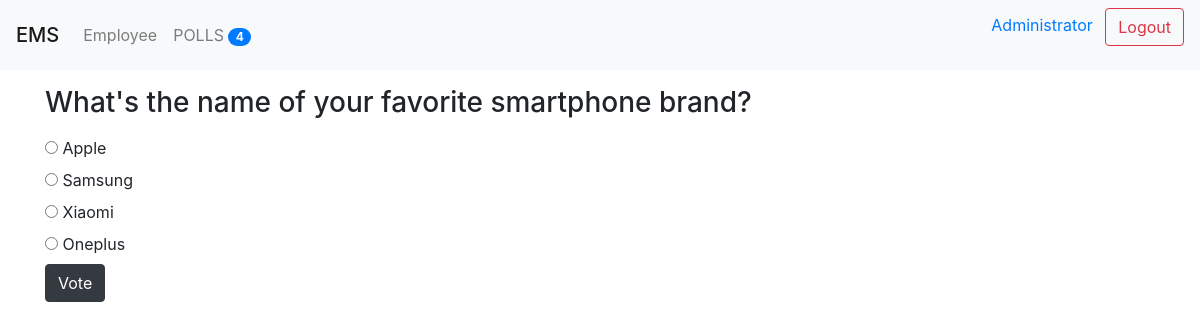
The page /polls/3/ (signed in) on the database its author committed.
### poll/models.py (models this page shows, shortened)
class Question(models.Model):
    title       = models.TextField(null=True, blank=True)
    status      = models.CharField(default = 'inactive', max_length = 10)
    created_by  = models.ForeignKey(User, null=True, blank=True, on_delete=models.CASCADE)
    start_date  = models.DateTimeField(null=True, blank=True)
    end_date    = models.DateTimeField(null=True, blank=True)
    created_at  = models.DateTimeField(auto_now_add=True)
    updated_at  = models.DateTimeField(auto_now=True)
    @property
    def choices(self):
        return self.choice_set.all()

class Choice(models.Model):
    question    = models.ForeignKey('poll.Question', on_delete=models.CASCADE)
    text        = models.TextField(null=True, blank=True)
    created_at  = models.DateTimeField(auto_now_add=True)
    updated_at  = models.DateTimeField(auto_now=True)

### poll/views.py (the view, shortened to what this page needs)
# urls.py: path('<int:id>/', vote_poll, name="poll_vote")
@login_required(login_url="/login/")
def vote_poll(request, id=None):
    if request.method == "GET":
        try:
            question = Question.objects.get(id=id)
        except:
            raise Http404
        context = {}
        context['question'] = question
        return render(request, 'polls/poll.html', context)

### poll/context_processor.py (called while the page is built)
def polls_count(request):
    count = Question.objects.count()
    return {"polls_count": count}

### poll/templatetags/poll_extras.py (called while the page is built)
def upper(value):
    return value.upper()

### ems/templates/polls/poll.html (shortened to what this page needs)
{% extends 'base.html' %}
{% block content %}
<p><h3>{{question.title}}</h3></p>
    <form action="{% url 'poll_vote' question.id %}" method="POST">
    {% for choice in question.choices %}
        <div class="radio">
            <label>
                <input type="radio" name="choice" value="{{ choice.id }}">
                {{choice.text}}
            </label>
        </div>
    {% empty %}
        <p>There is no choice available for this question.</p>
    {% endfor %}
        <button class="btn btn-dark" type="submit" value="Vote">Vote</button>
    </form>
{% endblock content %}

### ems/templates/header.html (shortened to what this page needs)
{% load poll_extras %}
<div class="navbar navbar-expand-lg navbar-light bg-light">
    <span class="navbar-brand mb-0 h1">EMS</span>
    <div class="collapse navbar-collapse" id="navbarNav">
        <ul class="navbar-nav">
            <li class="nav-item">
                <a href="{% url 'employee_list' %}" class="nav-link">
                    {{"employee" | capfirst}}
                </a>
            </li>
            <li class="nav-item">
                <a href="{% url 'polls_list' %}" class="nav-link">
                    {{"Polls" | upper}}
                    <span class="badge badge-primary badge-pill ">{{polls_count}}</span>
                </a>
            </li>
        </ul>
    </div>
    <div class="text-right">
        <form method="POST" action="/logout/">
            <a href="{% url 'my_profile' %}">
            <span class="mr-sm-2">{{request.user.first_name}}</span>
            </a>
            <input type="submit" class="btn btn-outline-danger my-2 my-sm-0" value="Logout">
        </form>
    </div>
</div>

### rows shown on the page
Question: title "What's the name of your favorite smartphone brand?"
Choice: text "Apple"
Choice: text "Samsung"
Choice: text "Xiaomi"
Choice: text "Oneplus"

### other values the page prints
{{ "employee" | capfirst }} "Employee"
{{ "Polls" | upper }} "POLLS"
{{ polls_count }} "4"
{{ request.user.first_name }} "Administrator"
